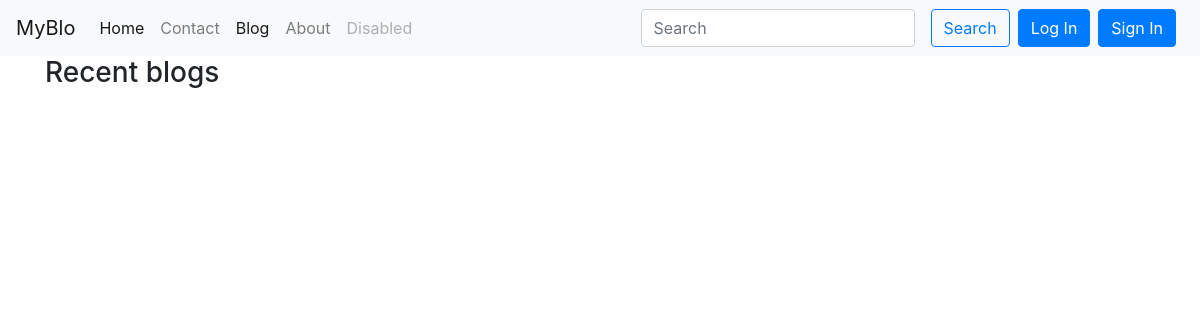
Before: /blog/ with the older database file.
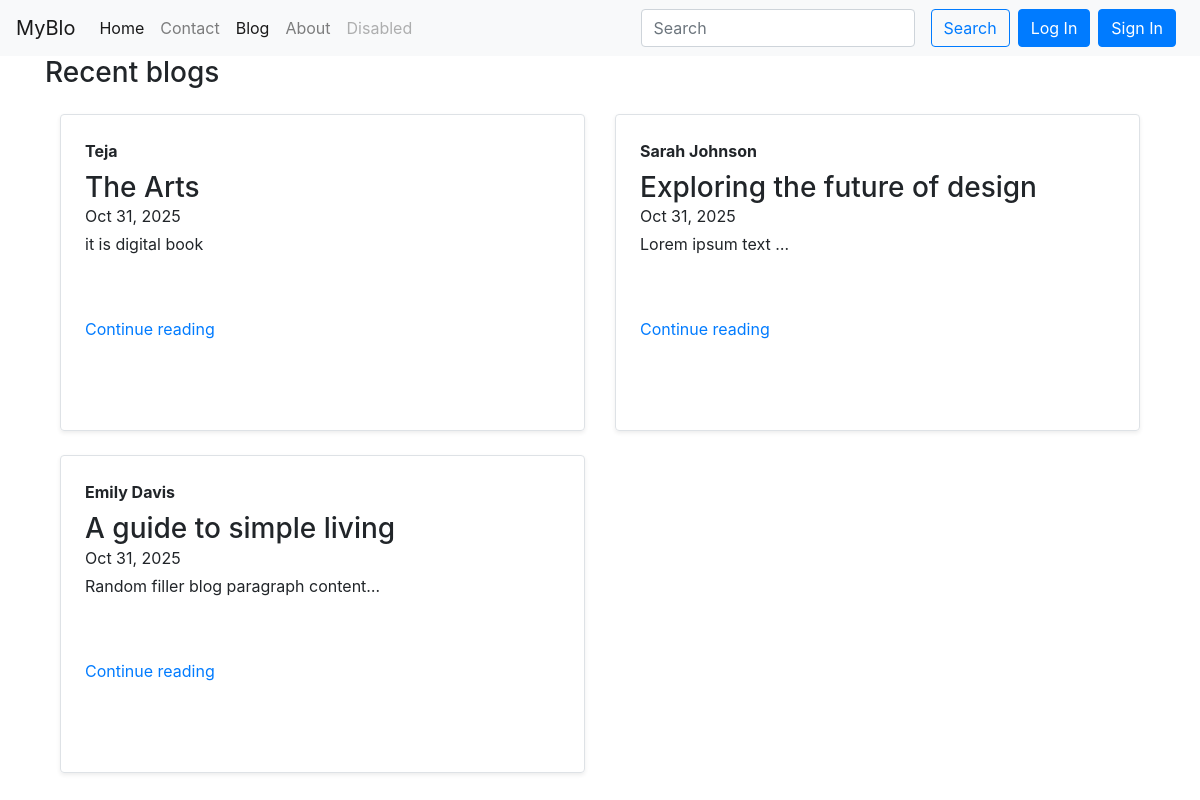
After: the same page with the newer database file.
### blog/models.py (models this page shows, shortened)
class post(models.Model):
    sno = models.AutoField(primary_key=True)
    author = models.CharField(max_length=200)
    title = models.CharField(max_length=100)
    slug=models.CharField(max_length=100)
    timeStamp=models.DateTimeField(auto_now_add=True,blank=True)
    content=models.TextField()

### blog/views.py (the view)
# urls.py: path("", views.blog_home, name="blog_home"),
def blog_home(request):
    allposts = post.objects.all()
    content = {'posts': allposts}
    return render(request, 'blog/blog_page.html', content)

### templates/blog/blog_page.html (shortened to what this page needs)
{% extends 'base.html' %}
{% block blogactive %}active{% endblock blogactive%}
{% block body %}
<h3>Recent blogs</h3>
<div class="container my-4">
  <div class="row">
    {% for allposts in posts %}
      <div class="col-md-6 mb-4">
        <div class="border rounded shadow-sm h-100 p-4 d-flex flex-column position-static">
          <strong class="d-inline-block mb-2 text-primary-emphasis">
            {{ allposts.author }}
          </strong>
          <h3 class="mb-0">{{ allposts.title }}</h3>
          <div class="mb-1 text-body-secondary">
            {{ allposts.timeStamp|date:"M d, Y" }}
          </div>
          <p class="card-text mb-auto">
            {{ allposts.content|truncatewords:30 }}
          </p>
           <a href="/blog/{{allposts.slug}}" class="stretched-link fw-semibold text-decoration-none">
            Continue reading
            <svg class="bi" aria-hidden="true">
              <use xlink:href="#chevron-right"></use>
            </svg>
          </a>
        </div>
      </div>
    {% endfor %}
  </div>
</div>
{% endblock body %}

Changed rows visible on the page:
added post: author "Teja", title "The Arts", timeStamp "Oct 31, 2025", content "it is digital book"
added post: author "Sarah Johnson", title "Exploring the future of design", timeStamp "Oct 31, 2025", content "Lorem ipsum text …"
added post: author "Emily Davis", title "A guide to simple living", timeStamp "Oct 31, 2025", content "Random filler blog paragraph content…"
